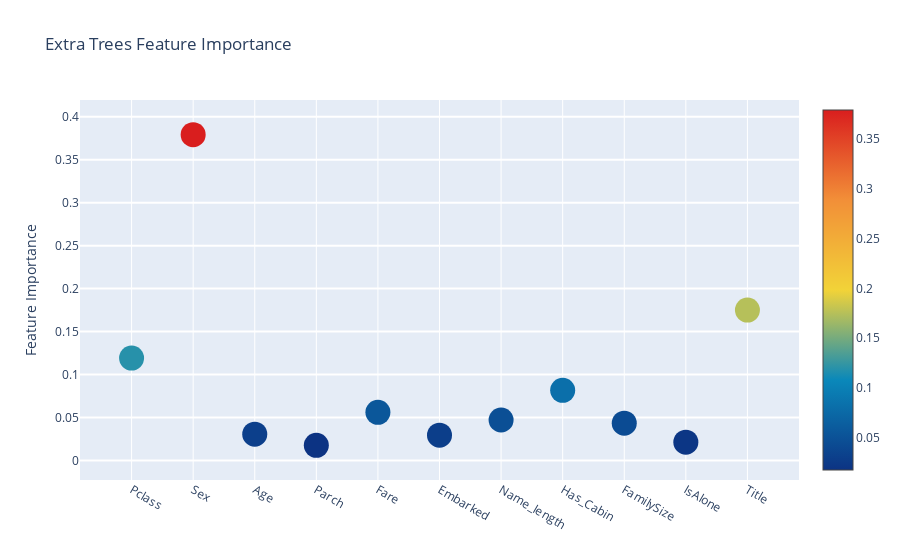

Source (notebook cell):
### Code cell
# Extra Trees
trace = go.Scatter(
    y=feature_df["Extra Trees feature importances"].values,
    x=feature_df["features"].values,
    mode="markers",  # 산점도를 점으로 표시
    # 점의 속성
    marker=dict(
        sizemode="diameter",  # 점의 크기를 지름으로 조정
        sizeref=1,  # 점의 크기를 참조할 값
        size=25,  # 점의 기본 크기를 25
        # 점의 색을 중요도 값에 따라
        color=feature_df["Extra Trees feature importances"].values,
        colorscale="Portland",
        showscale=True,  # 색상 막대 표시
    ),
    text=feature_df["features"].values,  # 각 점에 마우스 올리면 표시될 텍스트
)
data = [trace]

# 그래프의 레이아웃 정의
layout = go.Layout(
    autosize=True,  # 그래프 크기 자동 조정
    title="Extra Trees Feature Importance",
    hovermode="closest",  # 마우스를 점에 올릴 때 가장 가까운 점에 대한 정보 표시
    # 눈금 길이 5, y축 그리드 라인 너비 2
    yaxis=dict(title="Feature Importance", ticklen=5, gridwidth=2),
    showlegend=False,
)

# 데이터를 시각화하는 객체, data와 layout을 기반으로 그래프 생성
fig = go.Figure(data=data, layout=layout)
py.iplot(fig, filename="scatter2010")

### Figure 1 — Plotly figure (JSON) as saved in the notebook; plotly's stock layout.template omitted (floating-point values rounded to 4 significant figures)
{"data": [{"marker": {"color": [0.1191, 0.3793, 0.03051, 0.01751, 0.05595, 0.02943, 0.04703, 0.08161, 0.04334, 0.02123, 0.175], "colorscale": [[0, "rgb(12,51,131)"], [0.25, "rgb(10,136,186)"], [0.5, "rgb(242,211,56)"], [0.75, "rgb(242,143,56)"], [1, "rgb(217,30,30)"]], "showscale": true, "size": 25, "sizemode": "diameter", "sizeref": 1}, "mode": "markers", "text": ["Pclass", "Sex", "Age", "Parch", "Fare", "Embarked", "Name_length", "Has_Cabin", "FamilySize", "IsAlone", "Title"], "type": "scatter", "x": ["Pclass", "Sex", "Age", "Parch", "Fare", "Embarked", "Name_length", "Has_Cabin", "FamilySize", "IsAlone", "Title"], "y": [0.1191, 0.3793, 0.03051, 0.01751, 0.05595, 0.02943, 0.04703, 0.08161, 0.04334, 0.02123, 0.175]}], "layout": {"autosize": true, "hovermode": "closest", "showlegend": false, "title": {"text": "Extra Trees Feature Importance"}, "xaxis": {"autorange": true, "range": [-0.9482, 10.95], "type": "category"}, "yaxis": {"autorange": true, "gridwidth": 2, "range": [-0.05062, 0.4474], "ticklen": 5, "title": {"text": "Feature Importance"}, "type": "linear"}}}
